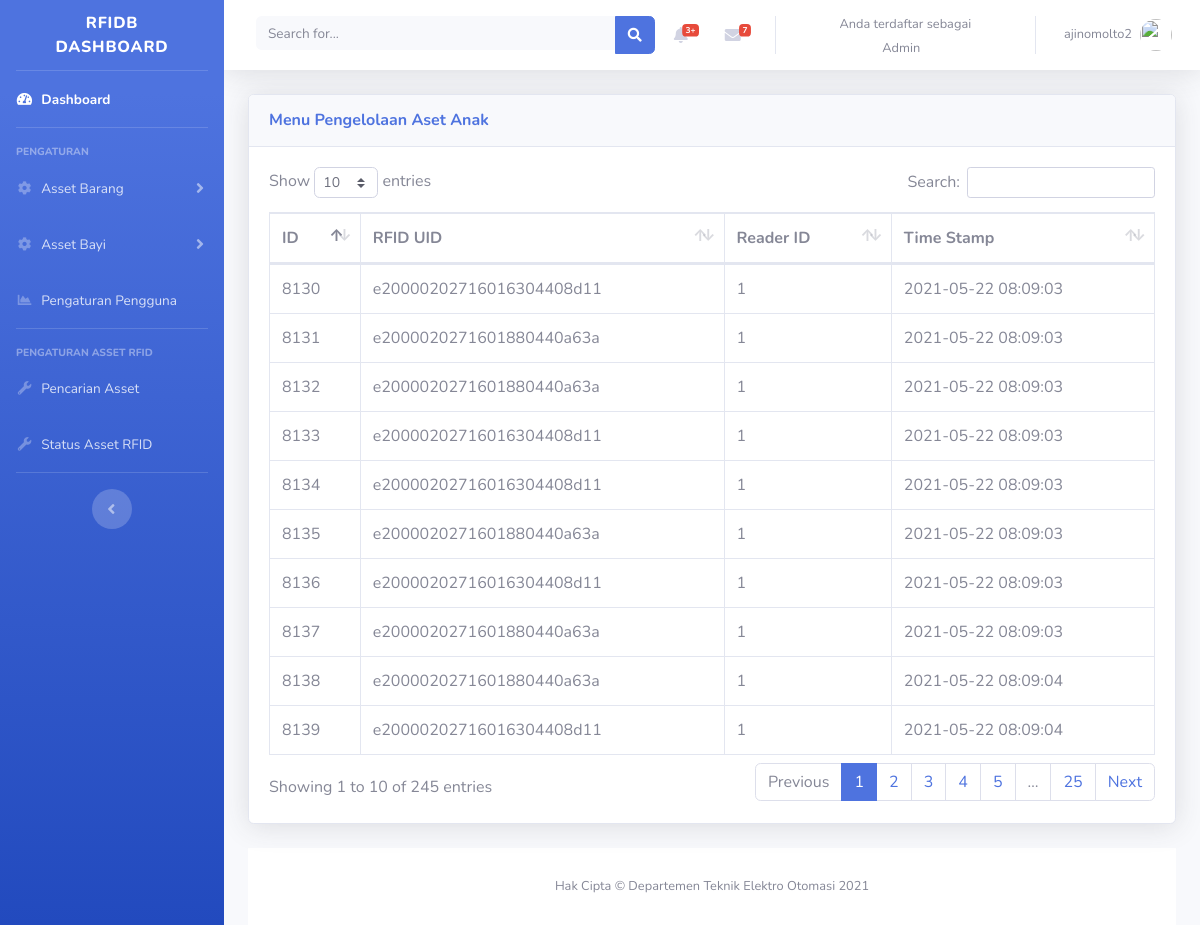
Screenshot of /admin/baca-tag.php (signed in) with the database file from the repository.
### tables this page shows
CREATE TABLE `tb_reader_scan` (
  `id` int(100) NOT NULL,
  `rfid_uid` varchar(100) NOT NULL,
  `reader_id` varchar(2) NOT NULL,
  `timestamp` timestamp NOT NULL DEFAULT current_timestamp() ON UPDATE current_timestamp()
);

### admin/baca-tag.php (the view, shortened to what this page needs)
<?php
include('includes/header.php');
include('includes/navbar.php');
include('database/dbconfig.php')
?>
<div class="container-fluid">
<div class="card shadow mb-4">
  <div class="card-header py-3">
    <h6 class="m-0 font-weight-bold text-primary">Menu Pengelolaan Aset Anak
    </h6>
  </div>
<div class="card-body">
    <div class="table-responsive">
    <?php
    $query = "SELECT * FROM tb_reader_scan";
    $query_run = mysqli_query($connection, $query);
    ?>
      <table class="table table-bordered" id="tabelasetbayi" width="100%" cellspacing="0">
        <thead>
          <tr>
          <th>ID </th>
            <th>RFID UID</th>
            <th>Reader ID</th>
            <th>Time Stamp</th>
          </tr>
        </thead>
        <tbody>
        <?php
        if(mysqli_num_rows($query_run) > 0 )
        {
          while($row = mysqli_fetch_assoc($query_run))
          {
            ?>
          <tr>
          <td><?php echo $row['id']; ?></td>
            <td><?php echo $row['rfid_uid']; ?></td>
            <td><?php echo $row['reader_id']; ?></td>
            <td><?php echo $row['timestamp']; ?></td>
            </div>
          <?php
          }
        }
        else {
          echo "Data tidak ditemukan";
        }
        ?>
<?php
include('includes/scripts.php');
include('includes/footer.php');
?>

### rows the page displays
tb_reader_scan: id "8130", rfid_uid "e20000202716016304408d11", reader "1", timestamp "2021-05-22 08:09:03"
tb_reader_scan: id "8131", rfid_uid "e2000020271601880440a63a", reader "1", timestamp "2021-05-22 08:09:03"
tb_reader_scan: id "8132", rfid_uid "e2000020271601880440a63a", reader "1", timestamp "2021-05-22 08:09:03"
tb_reader_scan: id "8133", rfid_uid "e20000202716016304408d11", reader "1", timestamp "2021-05-22 08:09:03"
tb_reader_scan: id "8134", rfid_uid "e20000202716016304408d11", reader "1", timestamp "2021-05-22 08:09:03"
tb_reader_scan: id "8135", rfid_uid "e2000020271601880440a63a", reader "1", timestamp "2021-05-22 08:09:03"
tb_reader_scan: id "8136", rfid_uid "e20000202716016304408d11", reader "1", timestamp "2021-05-22 08:09:03"
tb_reader_scan: id "8137", rfid_uid "e2000020271601880440a63a", reader "1", timestamp "2021-05-22 08:09:03"
tb_reader_scan: id "8138", rfid_uid "e2000020271601880440a63a", reader "1", timestamp "2021-05-22 08:09:04"
tb_reader_scan: id "8139", rfid_uid "e20000202716016304408d11", reader "1", timestamp "2021-05-22 08:09:04"

### other values shown
$_SESSION['usertype'] "Admin"
$_SESSION['username'] "ajinomolto2"
